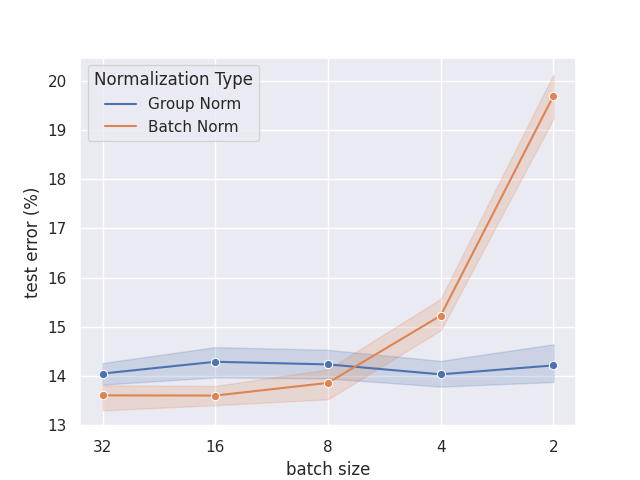

Reproduce this figure in Python.
import pandas as pd
import seaborn as sns
from matplotlib import pyplot as plt
from matplotlib.ticker import ScalarFormatter


def plot_results(fname="results.csv"):
    sns.set_theme()
    df = pd.read_csv(fname)
    df["error_rate"] = (1 - df["accuracy"]) * 100
    ax = sns.lineplot(
        x="batch_size",
        y="error_rate",
        hue="norm",
        marker='o',
        data=df
    )
    ax.invert_xaxis()
    ax.set_xlabel("batch size")
    ax.set_ylabel("test error (%)")
    ax.set_xscale("log")
    ax.set_xticks([2, 4, 8, 16, 32])
    ax.get_xaxis().set_major_formatter(ScalarFormatter())
    ax.legend(title="Normalization Type")
    fig = plt.gcf()
    fig.savefig("plot.png")
    plt.show()


if __name__ == "__main__":
    plot_results()

